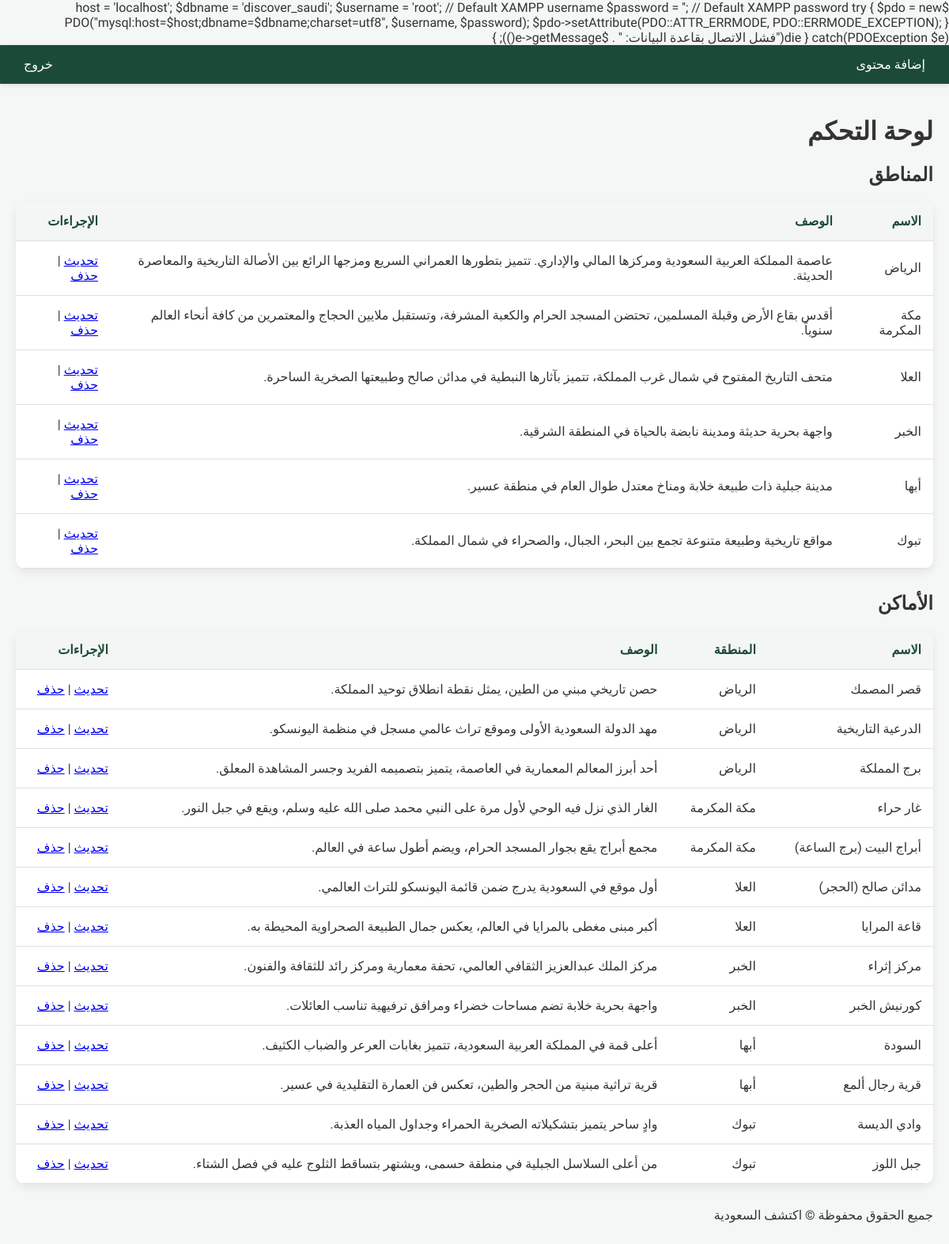
Screenshot of /admin/dashboard.php (signed in) with the database file from the repository.
### tables this page shows
CREATE TABLE regions (
    id INT AUTO_INCREMENT PRIMARY KEY,
    name VARCHAR(255) NOT NULL,
    description TEXT,
    image VARCHAR(255)
);

CREATE TABLE places (
    id INT AUTO_INCREMENT PRIMARY KEY,
    region_id INT,
    name VARCHAR(255) NOT NULL,
    description TEXT,
    image VARCHAR(255),
     
    FOREIGN KEY (region_id) REFERENCES regions(id) ON DELETE CASCADE
);

### admin/dashboard.php (the view, shortened to what this page needs)
<?php
include '../db.php';
?>
<!DOCTYPE html>
<html lang="ar" dir="rtl">
<head>
    <link rel="stylesheet" href="../prostyle.css">
</head>
<body>
    <header>
        <nav>
            <a href="add.php">إضافة محتوى</a>
            <a href="logout.php">خروج</a>
        </nav>
    </header>
    <main>
        <h1>لوحة التحكم</h1>
        <h2>المناطق</h2>
        <table>
            <tr>
                <th>الاسم</th>
                <th>الوصف</th>
                <th>الإجراءات</th>
            </tr>
            <?php
            $sql = "SELECT * FROM regions";
            $result = $conn->query($sql);
            if ($result->num_rows > 0) {
                while($row = $result->fetch_assoc()) {
                    echo "<tr>";
                    echo "<td>" . htmlspecialchars($row["name"]) . "</td>";
                    echo "<td>" . htmlspecialchars($row["description"]) . "</td>";
                    echo "<td><a href='update.php?id=" . $row["id"] . "&type=region'>تحديث</a> | <a href='delete.php?id=" . $row["id"] . "&type=region' onclick='return confirm(\"هل أنت متأكد؟\")'>حذف</a></td>";
                    echo "</tr>";
                }
            }
            ?>
        </table>
        <h2>الأماكن</h2>
        <table>
            <tr>
                <th>الاسم</th>
                <th>المنطقة</th>
                <th>الوصف</th>
                <th>الإجراءات</th>
            </tr>
            <?php
            $sql = "SELECT places.*, regions.name as region_name FROM places JOIN regions ON places.region_id = regions.id";
            $result = $conn->query($sql);
            if ($result->num_rows > 0) {
                while($row = $result->fetch_assoc()) {
                    echo "<tr>";
                    echo "<td>" . htmlspecialchars($row["name"]) . "</td>";
                    echo "<td>" . htmlspecialchars($row["region_name"]) . "</td>";
                    echo "<td>" . htmlspecialchars($row["description"]) . "</td>";
                    echo "<td><a href='update.php?id=" . $row["id"] . "&type=place'>تحديث</a> | <a href='delete.php?id=" . $row["id"] . "&type=place' onclick='return confirm(\"هل أنت متأكد؟\")'>حذف</a></td>";
                    echo "</tr>";
                }
            }
            ?>
        </table>
        <footer>
            <p>جميع الحقوق محفوظة © اكتشف السعودية</p>
        </footer>
    </main>
</body>
</html>

### prostyle.css (style rules this page uses)
:root { --primary-color: #1b4b36; --primary-hover: #143828; --bg-color: #f4f7f6; --surface-color: #ffffff; --text-color: #333333; --text-muted: #666666; --border-color: #e0e0e0; --shadow: 0 4px 12px rgba(0,0,0,0.08); }
body { font-family: 'Tajawal', sans-serif; background-color: var(--bg-color); color: var(--text-color); margin: 0; padding: 0; direction: rtl; transition: background-color 0.3s ease, color 0.3s ease; }
main, .container { max-width: 1200px; margin: 0 auto; padding: 20px; }
header { background-color: var(--primary-color); color: white; padding: 15px 30px; box-shadow: 0 2px 5px rgba(0,0,0,0.1); transition: background-color 0.3s ease; }
nav { display: flex; justify-content: space-between; align-items: center; max-width: 1200px; margin: 0 auto; }
nav a { color: white; text-decoration: none; font-weight: 500; transition: opacity 0.2s; }
table { width: 100%; border-collapse: collapse; background-color: var(--surface-color); box-shadow: var(--shadow); border-radius: 12px; overflow: hidden; margin-bottom: 30px; }
th, td { padding: 15px; text-align: right; border-bottom: 1px solid var(--border-color); }
th { background-color: rgba(27, 75, 54, 0.05); color: var(--primary-color); font-weight: bold; }

### rows the page displays
regions: name "الرياض", description "عاصمة المملكة العربية السعودية ومركزها المالي والإداري. تتميز بتطورها العمراني السريع ومزجها الرائع بين الأصالة التاريخية والمعاصرة الحديثة."
regions: name "مكة المكرمة", description "أقدس بقاع الأرض وقبلة المسلمين، تحتضن المسجد الحرام والكعبة المشرفة، وتستقبل ملايين الحجاج والمعتمرين من كافة أنحاء العالم سنوياً."
regions: name "العلا", description "متحف التاريخ المفتوح في شمال غرب المملكة، تتميز بآثارها النبطية في مدائن صالح وطبيعتها الصخرية الساحرة."
regions: name "الخبر", description "واجهة بحرية حديثة ومدينة نابضة بالحياة في المنطقة الشرقية."
regions: name "أبها", description "مدينة جبلية ذات طبيعة خلابة ومناخ معتدل طوال العام في منطقة عسير."
regions: name "تبوك", description "مواقع تاريخية وطبيعة متنوعة تجمع بين البحر، الجبال، والصحراء في شمال المملكة."
places: name "قصر المصمك", region.name "الرياض", description "حصن تاريخي مبني من الطين، يمثل نقطة انطلاق توحيد المملكة."
places: name "الدرعية التاريخية", region.name "الرياض", description "مهد الدولة السعودية الأولى وموقع تراث عالمي مسجل في منظمة اليونسكو."
places: name "برج المملكة", region.name "الرياض", description "أحد أبرز المعالم المعمارية في العاصمة، يتميز بتصميمه الفريد وجسر المشاهدة المعلق."
places: name "غار حراء", region.name "مكة المكرمة", description "الغار الذي نزل فيه الوحي لأول مرة على النبي محمد صلى الله عليه وسلم، ويقع في جبل النور."
places: name "أبراج البيت (برج الساعة)", region.name "مكة المكرمة", description "مجمع أبراج يقع بجوار المسجد الحرام، ويضم أطول ساعة في العالم."
places: name "مدائن صالح (الحجر)", region.name "العلا", description "أول موقع في السعودية يدرج ضمن قائمة اليونسكو للتراث العالمي."
places: name "قاعة المرايا", region.name "العلا", description "أكبر مبنى مغطى بالمرايا في العالم، يعكس جمال الطبيعة الصحراوية المحيطة به."
places: name "مركز إثراء", region.name "الخبر", description "مركز الملك عبدالعزيز الثقافي العالمي، تحفة معمارية ومركز رائد للثقافة والفنون."
places: name "كورنيش الخبر", region.name "الخبر", description "واجهة بحرية خلابة تضم مساحات خضراء ومرافق ترفيهية تناسب العائلات."
places: name "السودة", region.name "أبها", description "أعلى قمة في المملكة العربية السعودية، تتميز بغابات العرعر والضباب الكثيف."
places: name "قرية رجال ألمع", region.name "أبها", description "قرية تراثية مبنية من الحجر والطين، تعكس فن العمارة التقليدية في عسير."
places: name "وادي الديسة", region.name "تبوك", description "وادٍ ساحر يتميز بتشكيلاته الصخرية الحمراء وجداول المياه العذبة."
places: name "جبل اللوز", region.name "تبوك", description "من أعلى السلاسل الجبلية في منطقة حسمى، ويشتهر بتساقط الثلوج عليه في فصل الشتاء."
